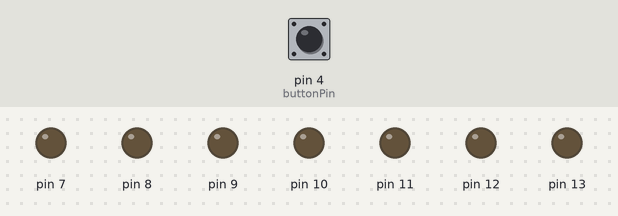
Recording of a sketch running on a simulated Arduino Uno, built with avr-gcc and run on an emulated ATmega328P. Parts: output pins drawn as LEDs (lit = HIGH). The test bench sets the inputs (shaded band); at power-on: pin 4 (buttonPin) LOW. Random numbers use the default seed unless the sketch sets one.

Above: at 1.2 s.
1.3 s: pin 4 (buttonPin) pulled HIGH for 0.15 s
At 3.0 s:
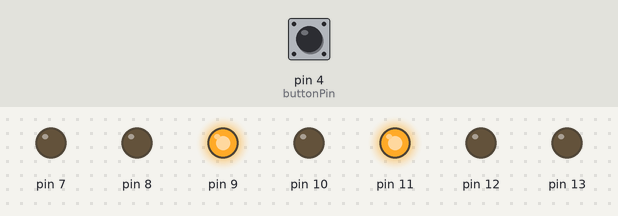
4.3 s: pin 4 (buttonPin) pulled HIGH for 3.2 s
At 8.7 s:
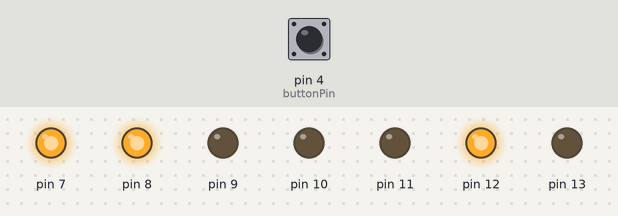
9.0 s: pin 4 (buttonPin) pulled HIGH for 1 s
At 11.3 s:
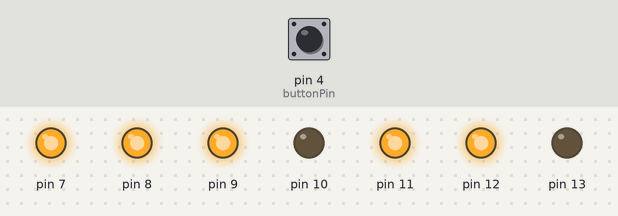
Timing chart, 0 to 12.8 s (numbered marks = the images above; inputs shaded):
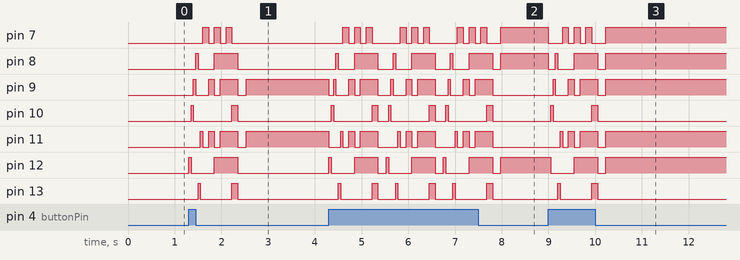

The sketch:

Dice.ino
```cpp
/*
  Dice
  Creates a dice face with the press of a button

  by Idar Vassdal
 */

// Initialize die faces
const int DIE_NONE[] = { -1}; // NO LIGHTS
const int DIE_ONE[] = {7, -1};
const int DIE_TWO[] = {11, 9, -1};
const int DIE_THREE[] = {12, 8, 7, -1};
const int DIE_FOUR[] = {12, 11, 9, 8, -1};
const int DIE_FIVE[] = {12, 11, 9, 8, 7, -1};
const int DIE_SIX[] = {13, 12, 11, 10, 9, 8, -1};
const int DIE_ALL[] = {13, 12, 11, 10, 9, 8, 7, -1};

// Initialize button
int buttonState = 0;
const int buttonPin = 4;

// .include?
bool is_value_in_array(int val, const int *arr) {
  int i;
  for (i = 0; arr[i] != -1; i++) {
    if (arr[i] == val)
      return true;
  }
  return false;
}

// Lights up a die head on the leds
void light_up(const int *head) {
  for (int i = 7; i <= 13; i++) {
    if (is_value_in_array(i, head)) {
      digitalWrite(i, HIGH);
    } else {
      digitalWrite(i, LOW);
    }
  }
}

// Plays counting animation
void play_animation_count() {
  const int *dices[7] = {DIE_ONE, DIE_TWO, DIE_THREE, DIE_FOUR, DIE_FIVE, DIE_SIX, DIE_NONE};
  int array_of_dies_size = 7;
  for (int i = 0; i < array_of_dies_size; i++) {
    light_up(dices[i]);
    delay(125);
  }
  delay(50);
}

// plays spinning animation
void play_animation_spin() {
  int roundtrip[][6] = {{12, -1}, {10, -1}, {9, -1}, {8, -1}, {13, -1}, {11, -1}};
  for (int i = 0; i < 6; i++) {
    light_up(roundtrip[i]);
    delay(50);
  }
}

// shows dice for #input
void show_dice(int i){
  switch (i) {
      case 1:
        light_up(DIE_ONE);
        break;
      case 2:
        light_up(DIE_TWO);
        break;
      case 3:
        light_up(DIE_THREE);
        break;
      case 4:
        light_up(DIE_FOUR);
        break;
      case 5:
        light_up(DIE_FIVE);
        break;
      case 6:
        light_up(DIE_SIX);
        break;
      default:
        break;
    }
}

// the setup function runs once when you press reset or power the board
void setup() {
  // initialize digital output pins
  Serial.begin(9600);
  pinMode(13, OUTPUT);
  pinMode(12, OUTPUT);
  pinMode(11, OUTPUT);
  pinMode(10, OUTPUT);
  pinMode(9, OUTPUT);
  pinMode(8, OUTPUT);
  pinMode(7, OUTPUT);
  pinMode(4, INPUT);

  // seeding the random fuction with static noise from all ports
  randomSeed(analogRead(0) * analogRead(1) * analogRead(2) * analogRead(3) * analogRead(4) * analogRead(5));
}

// the loop function runs over and over again forever
void loop() {
  buttonState = digitalRead(buttonPin);

  if (buttonState == HIGH) {
    int die_face = random(1, 7);

    play_animation_spin();
    play_animation_count();

    show_dice(die_face);
  }
}
```

Measured:
- after the input at 1.3 s, pin 7: alternates HIGH for 0.13 s and LOW for 0.13 s, 6 changes in all, then stays LOW, starting after 0.30 s; pin 8: LOW → HIGH after 0.15 s, → LOW 0.05 s later, → HIGH 0.35 s later, → LOW 0.50 s later
- after the input at 4.3 s, pin 7: LOW → HIGH after 0.30 s, then repeats every 1.2 s: LOW 0.13 s, HIGH 0.13 s, LOW 0.13 s, HIGH 0.13 s, LOW 0.60 s, HIGH 0.13 s; pin 8: LOW → HIGH after 0.15 s, then repeats every 1.2 s: LOW 0.35 s, HIGH 0.50 s, LOW 0.33 s, HIGH 0.05 s
- after the input at 9.0 s, pin 7: HIGH → LOW at once, then repeats every 0.25 s: HIGH 0.13 s, LOW 0.13 s; pin 8: goes LOW 0.15 s, HIGH 0.05 s, LOW 0.35 s, HIGH 0.50 s, LOW 0.18 s, then HIGH, starting at once
